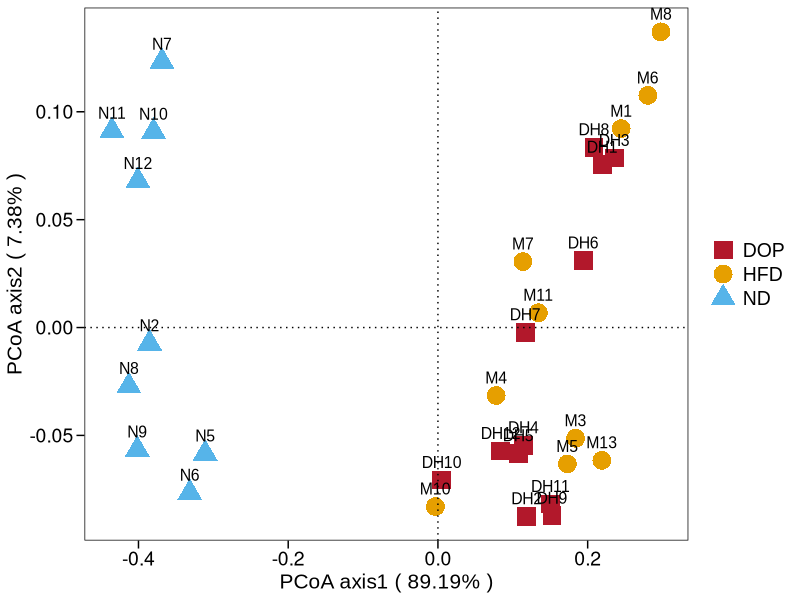
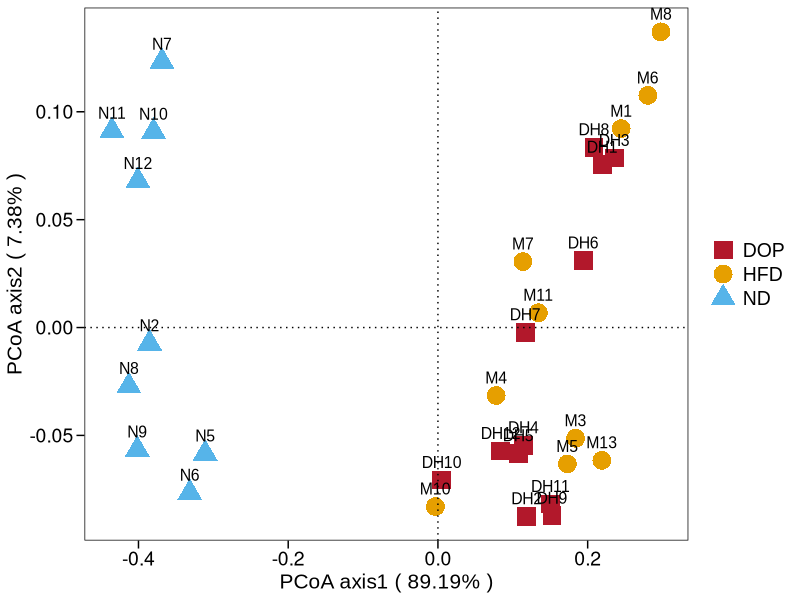

Write the R code that produced these figures, in order.
library(vegan)
library(ggplot2)


## Plotting settings ------------------------

groups <- read.table('group_info.txt', header = FALSE, colClasses=c("character","character"))
colnames(groups) <- c("sample", "group")

length  <- length(unique(as.character(groups$sample)))
length1 <- length(unique(as.character(groups$group)))
times1  <- length%/%8
res1    <- length%%8
times2  <- length%/%5
res2    <- length%%5

# dot color and number
mycol = c("#B2182B","#E69F00","#56B4E9","#009E73",
          "#F0E442","#0072B2","#D55E00","#CC79A7",
          "#CC6666","#9999CC","#66CC99","#99999","#ADD1E5")
col1=rep(mycol,times1)
col=c(col1,mycol[1:res1])

# dot shape and number
pich1 <- rep(c(15:18,20,7:14,0:6),times2)
pich  <- c(pich1,15:(15+res2))

# legend column number
if(length1>30){
  n = 2
}else{
  n = 1
}

## PCoA analysis with vegan ------------------------

data <- read.table('input_data.xls', header = TRUE, 
                   row.names = 1, sep = "\t", comment.char = "", check.names = FALSE)
data <- t(data)

distance <- vegdist(data, method = 'bray') #calculate distance
write.csv(as.matrix(distance), 'results\\samples_distance.csv', quote = F)

pcoa <- cmdscale(distance, k = 5, eig = TRUE)
points <- data.frame(scores(pcoa))
point  <- data.frame(sample = row.names(points), points) 
write.csv(point, file = "results\\PCoA_coordinates.csv", row.names = FALSE)

pc1 <- round((pcoa$eig/sum(pcoa$eig))*100,2)[1]
pc2 <- round((pcoa$eig/sum(pcoa$eig))*100,2)[2]


## PCoA plot using ggplot2 ------------------------

colnames(points)[1:2] <- c('dim1', 'dim2')
plotdata = data.frame(rownames(points), points$dim1, points$dim2, groups$group)
colnames(plotdata)=c("sample","dim1","dim2","group")

plot <- ggplot(plotdata, aes(dim1, dim2)) + 
  geom_point(aes(colour = group, shape = group), size = 6) + 
  geom_text(aes(label = sample), size = 4, family = "Arial", hjust = 0.5, vjust = -1)+ # display sample names
  scale_shape_manual(values = pich) + 
  scale_colour_manual(values = col) +
  #labs(title = "PCoA Plot") + 
  xlab(paste("PCoA axis1 ( ",pc1,"%"," )", sep = "")) + 
  ylab(paste("PCoA axis2 ( ",pc2,"%"," )", sep = "")) +
  theme(plot.title = element_text(hjust = 0.5, size = 18, colour = "black", face = "bold")) +
  geom_vline(xintercept = 0, linetype = "dotted") +
  geom_hline(yintercept = 0, linetype = "dotted") +
  theme(panel.background = element_rect(fill = 'white', colour = 'black'), 
        panel.grid = element_blank(), 
        axis.title = element_text(color = 'black', family = "Arial", size = 15),
        axis.text = element_text(colour = 'black', size = 14, margin = unit(0.6, "lines")),
        axis.ticks = element_line(color = 'black'), 
        axis.ticks.length = unit(0.4, "lines"), 
        legend.title = element_blank(),
        legend.text = element_text(family = "Arial", size = 14),
        legend.key = element_blank()) +
  guides(col = guide_legend(ncol = n), shape = guide_legend(ncol = n))
#stat_ellipse(aes(x = dim1,y = dim2, color = group), data = plotdata) # group cluster

ggsave("results\\PCoA.pdf", device = cairo_pdf, height = 10, width = 12)

png(filename ="results\\PCoA.png", res = 600, height = 5400, width = 7200, type="cairo")
print(plot)
dev.off()

